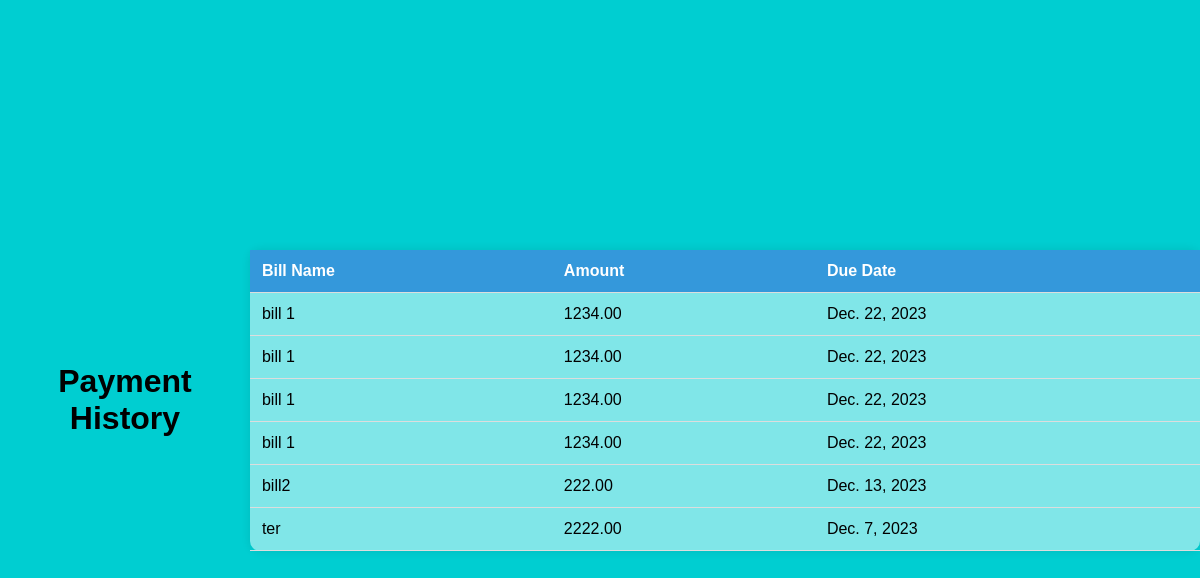
/payment_history/ (signed in), run on the app's committed database.
### mod1/models.py (models this page shows, shortened)
class CustomBill(models.Model):
    user = models.ForeignKey(CustomUser, on_delete=models.CASCADE)
    category = models.ForeignKey(BillCategory, on_delete=models.SET_NULL, null=True, blank=True)
    bill_name = models.CharField(max_length=255)
    amount = models.DecimalField(max_digits=10, decimal_places=2)
    due_date = models.DateField()

### mod1/views.py (the view)
# urls.py: path('payment_history/', views.payment_history, name='payment_history'),
@login_required
def payment_history(request):
    custom_bills = CustomBill.objects.filter(user=request.user)
    return render(request, 'payment_history.html', {'custom_bills': custom_bills})

### templates/payment_history.html (shortened to what this page needs)
<!DOCTYPE html>
<html lang="en">
<head>
</head>
<body>
    <h1>Payment History</h1>
    <table>
        <thead>
            <tr>
                <th>Bill Name</th>
                <th>Amount</th>
                <th>Due Date</th>
            </tr>
        </thead>
        <tbody>
            {% for bill in custom_bills %}
                <tr>
                    <td>{{ bill.bill_name }}</td>
                    <td>{{ bill.amount }}</td>
                    <td>{{ bill.due_date }}</td>
                </tr>
            {% endfor %}
        </tbody>
    </table>
</body>
</html>

### templates/payment_history.html (style rules this page uses)
body { background-color: #00CED1; font-family: 'Poppins', sans-serif; color: #000000; margin: 0; padding: 0; display: flex; justify-content: center; align-items: center; height: 100vh; }
h1 { text-align: center; color: #000000; }
table { width: 80%; border-collapse: collapse; margin: 20px auto; background-color: rgba(255, 255, 255, 0.5); border-radius: 10px; box-shadow: 0 0 10px rgba(8, 7, 16, 0.1); }
thead { background-color: #3498db; color: #fff; }
th, td { padding: 12px; text-align: left; border-bottom: 1px solid #ddd; }

### data on the page
CustomBill: bill_name "bill 1", amount "1234.00", due_date "Dec. 22, 2023"
CustomBill: bill_name "bill 1", amount "1234.00", due_date "Dec. 22, 2023"
CustomBill: bill_name "bill 1", amount "1234.00", due_date "Dec. 22, 2023"
CustomBill: bill_name "bill 1", amount "1234.00", due_date "Dec. 22, 2023"
CustomBill: bill_name "bill2", amount "222.00", due_date "Dec. 13, 2023"
CustomBill: bill_name "ter", amount "2222.00", due_date "Dec. 7, 2023"
